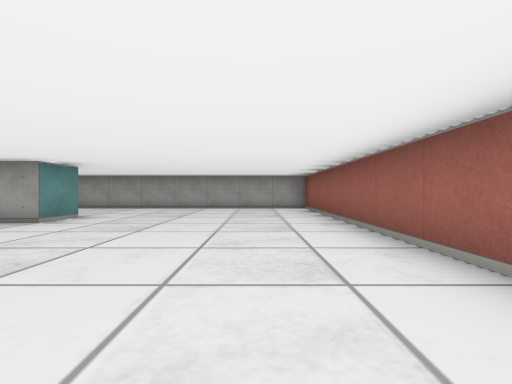
View 1 (above)

15 first-person views from a walk through a cub3D ray-caster map. The camera is about half as high as the walls, looks level and sees 85° across. The floor is counted in squares. Each view is taken from the middle of a square. On the plan, view 1 faces up. The plan holds only what a view shows up to about 9 squares ahead; the rest is blank.

View 2
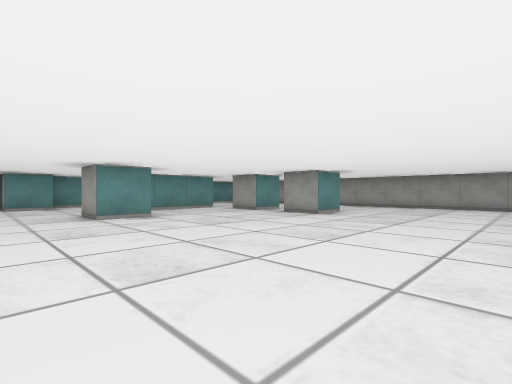

View 3
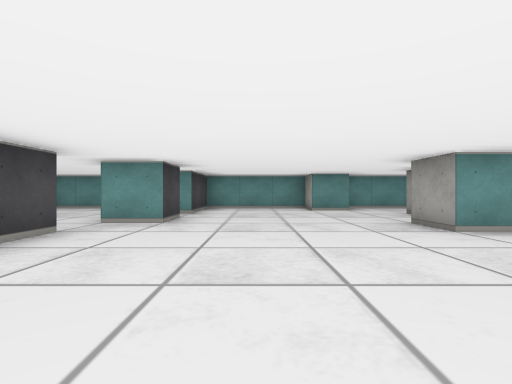

View 4
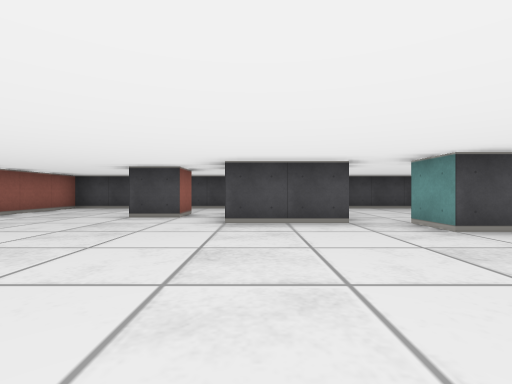

View 5
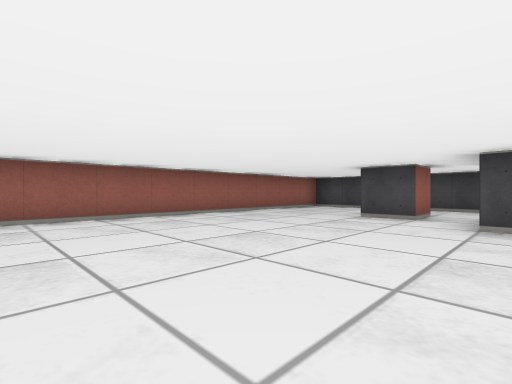

View 6
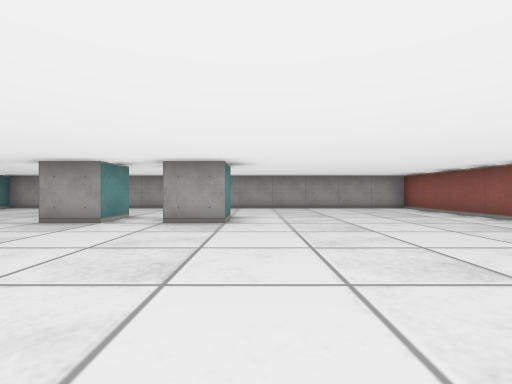

View 7
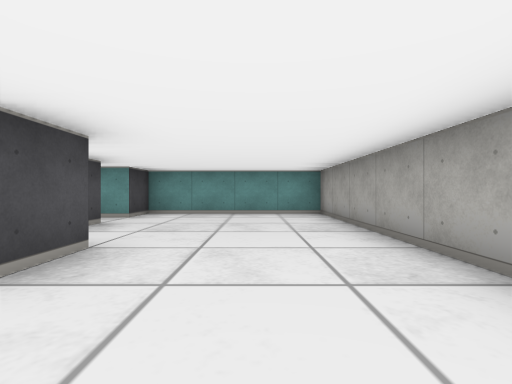

View 8
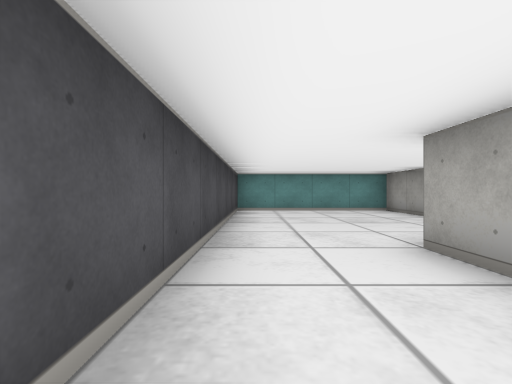

View 9
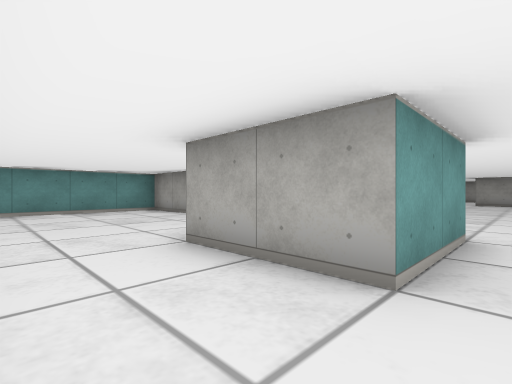

View 10
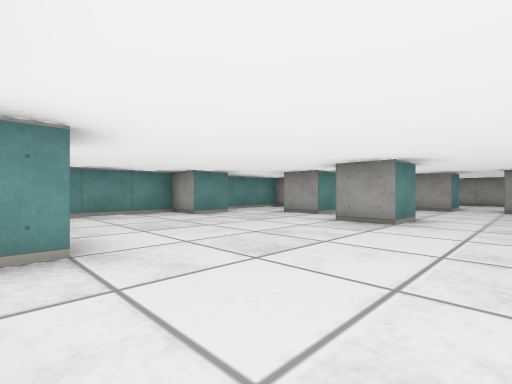

View 11
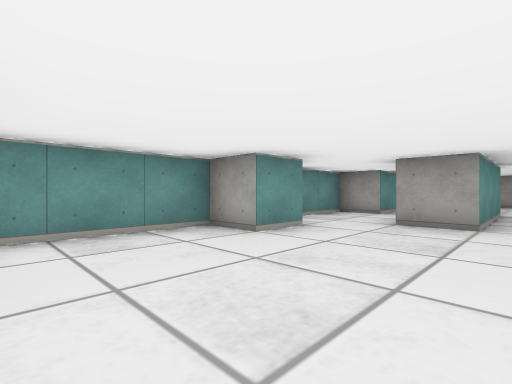

View 12
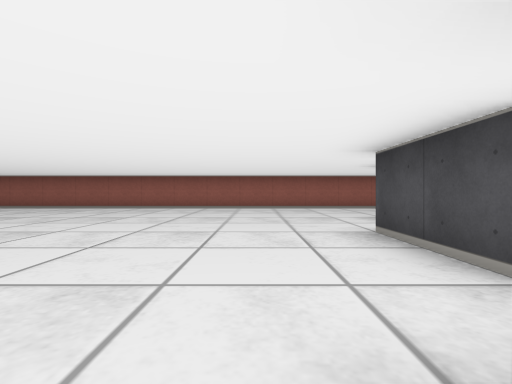

View 13
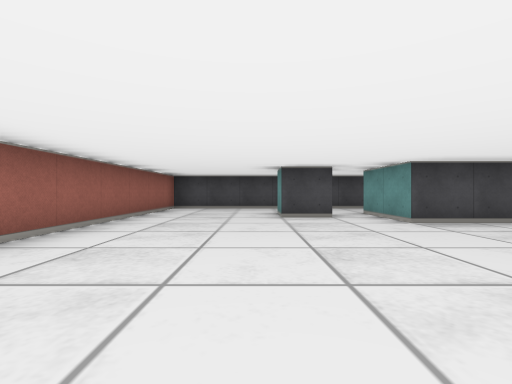

View 14
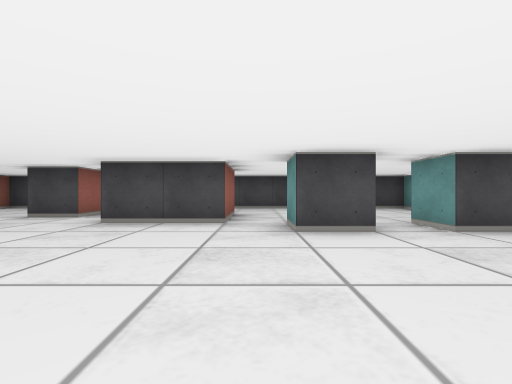

View 15
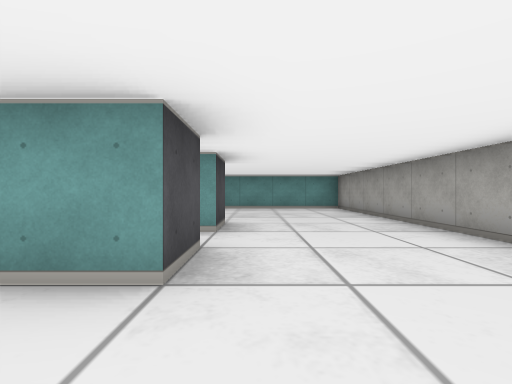

### Floor plan
Points are (right, up) in squares from view 1. A wall is a line through its corners. A room is listed if a view was taken in it or the views show most of it. See-through windows are left out.
Room 1 (views 1, 2, 3, 4, 5, 6, 7, 8, 9, 10, 11, 12, 13, 14, 15)
walls: (-5.5, 1.6) (-5.5, 0.5) (-6.5, 0.5); (-3.5, -4.5) (-3.5, -6.5) (-5.5, -6.5) (-5.5, -4.5) (-3.5, -4.5); (-7.5, -3.5) (-6.5, -3.5) (-6.5, -4.5); (-9.5, 0.5) (-9.5, -0.5) (-10.5, -0.5) (-10.5, -3.5) (-8.5, -3.5) (-8.5, -4.5) (-10.5, -4.5) (-10.5, -8.5) (1.5, -8.5) (1.5, 8.5) (-10.5, 8.5) (-10.5, 4.5) (-9.5, 4.5) (-9.5, 3.5) (-10.5, 3.5) (-10.5, 0.6); (-4.5, 5.5) (-3.5, 5.5) (-3.5, 4.5) (-4.5, 4.5); (-7.5, 4.5) (-7.5, 1.5) (-8.5, 1.5); (-6.5, 5.5) (-5.5, 5.5) (-5.5, 4.5) (-6.5, 4.5); (-2.5, -6.5) (-2.5, -5.5) (-1.5, -5.5) (-1.5, -6.4)

Where each view was taken, in squares from view 1:
view 1: 0 up, 0 right, facing up
view 2: 1 down, 0 right, facing up-left
view 3: 2 down, 2 left, facing left
view 4: 0 up, 4 left, facing down
view 5: 0 up, 4 left, facing down-right
view 6: 0 up, 3 left, facing up
view 7: 7 up, 4 left, facing left
view 8: 8 down, 3 left, facing left
view 9: 8 down, 3 left, facing up-left
view 10: 4 down, 4 left, facing up-left
view 11: 3 down, 7 left, facing up-left
view 12: 3 down, 7 left, facing right
view 13: 0 up, 1 left, facing down
view 14: 0 up, 6 left, facing down
view 15: 6 up, 2 left, facing left
